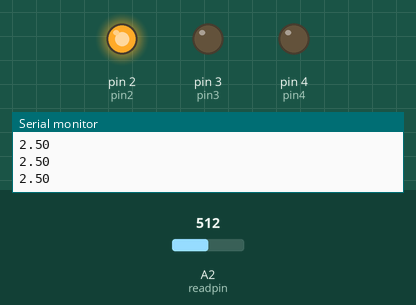
Recording of a sketch running on a simulated Arduino Uno, built with avr-gcc and run on an emulated ATmega328P. On the bench: output pins drawn as LEDs (lit = HIGH), the last lines printed to the serial monitor. The inputs (shaded band) are chosen by the test bench; at power-on: A2 (readpin) = 512.

Above: at 1.2 s.
1.3 s: A2 (readpin) set to 596
2.8 s: A2 (readpin) set to 626
At 3.5 s:
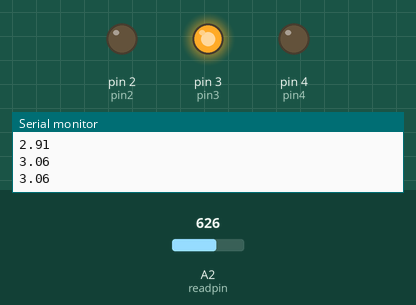
4.5 s: A2 (readpin) set to 806
6.0 s: A2 (readpin) set to 827
At 7.2 s:
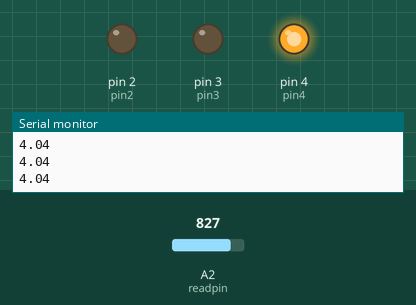
7.5 s: A2 (readpin) set to 716
At 8.5 s:
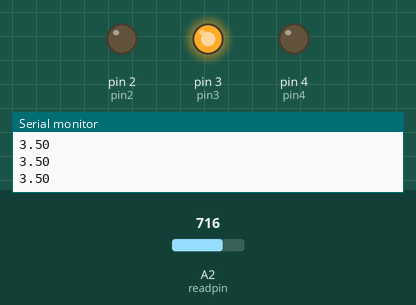
9.0 s: A2 (readpin) set to 900
At 9.7 s:
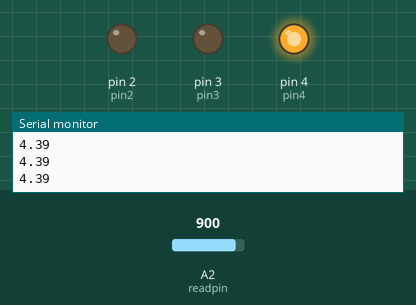
Timing chart, 0 to 11.5 s (numbered marks = the images above; inputs shaded):
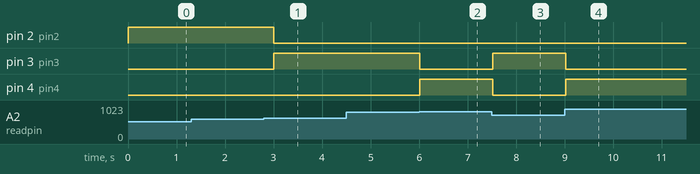

The sketch:

Potentiometer.ino
```cpp
int readpin=A2;
float v2;
float readval;
int waitTime=250;
int pin2=2;
int pin3=3;
int pin4=4;

void setup() {
  // put your setup code here, to run once:
Serial.begin(9600);
pinMode(readpin,INPUT);
pinMode(pin2,OUTPUT);
pinMode(pin3,OUTPUT);
pinMode(pin4,OUTPUT);

}

void loop() {
  // put your main code here, to run repeatedly:
readval=analogRead(readpin);
v2=(5./1024.)*readval;
Serial.println(v2);
if(v2<3){
    digitalWrite(pin2,HIGH);
    digitalWrite(pin3,LOW);
    digitalWrite(pin4,LOW);
}
if(v2>3 && v2<4){
    digitalWrite(pin2,LOW);
    digitalWrite(pin3,HIGH);
    digitalWrite(pin4,LOW);
}
if(v2>=4){
    digitalWrite(pin2,LOW);
    digitalWrite(pin3,LOW);
    digitalWrite(pin4,HIGH);
}
 delay(waitTime);

}
```

Measured:
- the behaviour switches between 614 and 615 on A2 (readpin) (found by bisection; images 0 and 1)
- the behaviour switches between 819 and 820 on A2 (readpin) (found by bisection; images 1 and 2)
- after the input at 2.8 s, pin 2 (pin2): HIGH → LOW after 0.21 s; pin 3 (pin3): LOW → HIGH after 0.21 s
- after the input at 6.0 s, pin 3 (pin3): HIGH → LOW at once; pin 4 (pin4): LOW → HIGH at once
- after the input at 7.5 s, pin 3 (pin3): LOW → HIGH at once; pin 4 (pin4): HIGH → LOW at once
- after the input at 9.0 s, pin 3 (pin3): HIGH → LOW at once; pin 4 (pin4): LOW → HIGH at once
